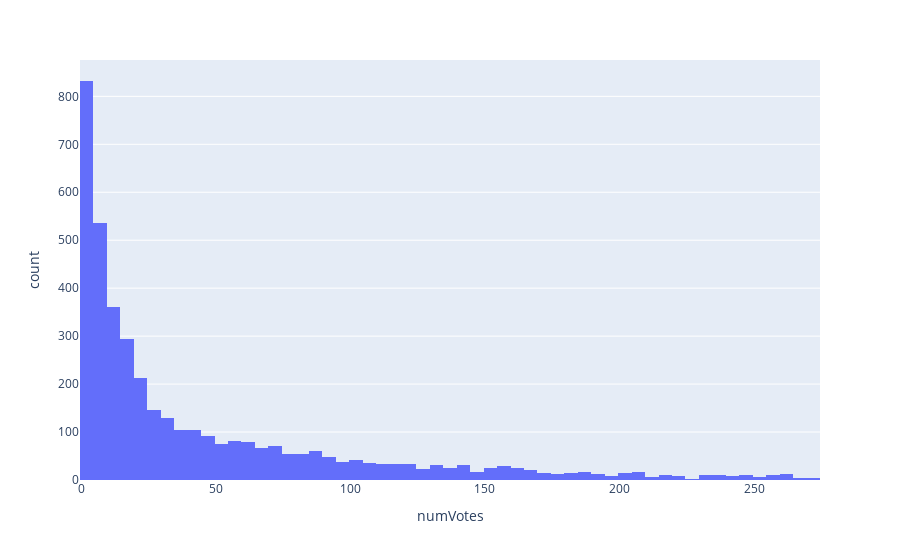
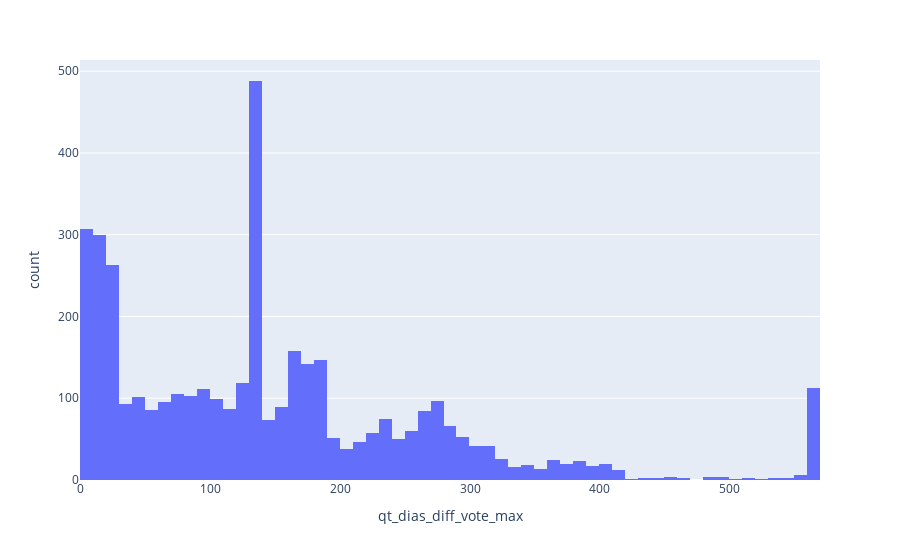
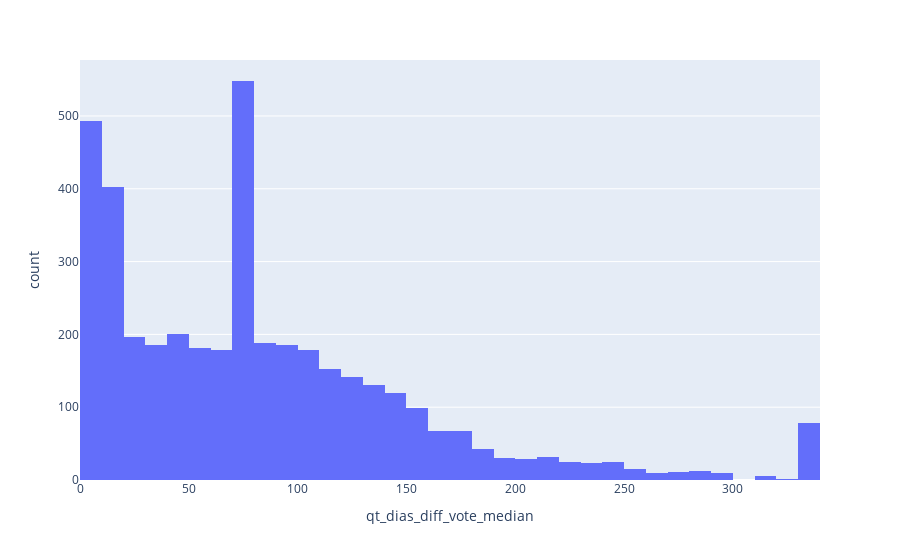
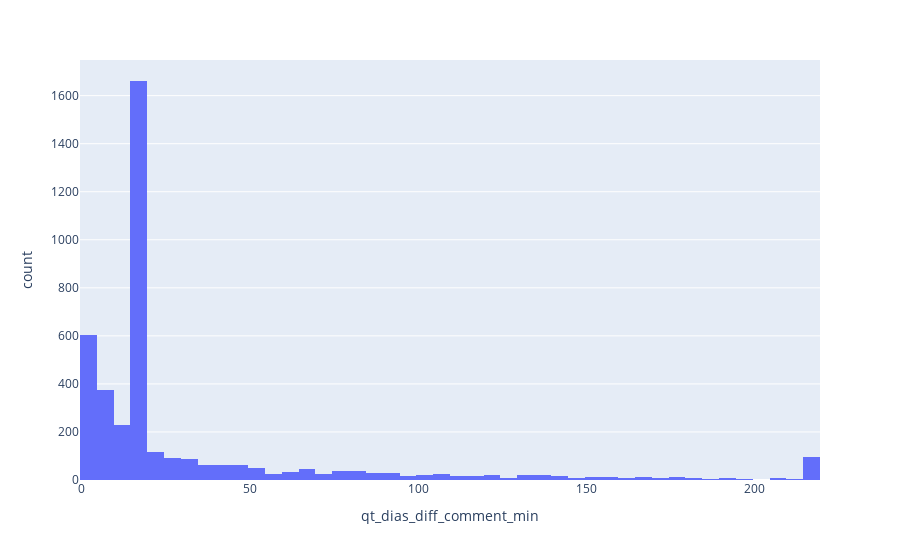

The cell these charts' notebook holds for them, in order:
### Code cell
# Using plotly.express
import plotly.express as px
for col in bx_columns:
    fig = px.histogram(df_churn_enriq, x=col)
    fig.show()

### Figure 1 — Plotly figure (JSON) as saved in the notebook; plotly's stock layout.template omitted (floating-point values rounded to 4 significant figures; data arrays with more than 128 entries replaced by an {"elided": "..."} marker saying what was removed)
{"data": [{"alignmentgroup": "True", "bingroup": "x", "hovertemplate": "numVotes=%{x}<br>count=%{y}<extra></extra>", "legendgroup": "", "marker": {"color": "#636efa", "pattern": {"shape": ""}}, "name": "", "offsetgroup": "", "orientation": "v", "showlegend": false, "type": "histogram", "x": {"elided": "4064 int values"}, "xaxis": "x", "yaxis": "y"}], "layout": {"barmode": "relative", "legend": {"tracegroupgap": 0}, "margin": {"t": 60}, "xaxis": {"anchor": "y", "domain": [0, 1], "title": {"text": "numVotes"}}, "yaxis": {"anchor": "x", "domain": [0, 1], "title": {"text": "count"}}}}

### Figure 2 — Plotly figure (JSON) as saved in the notebook; plotly's stock layout.template omitted (floating-point values rounded to 4 significant figures; data arrays with more than 128 entries replaced by an {"elided": "..."} marker saying what was removed)
{"data": [{"alignmentgroup": "True", "bingroup": "x", "hovertemplate": "qt_dias_diff_vote_max=%{x}<br>count=%{y}<extra></extra>", "legendgroup": "", "marker": {"color": "#636efa", "pattern": {"shape": ""}}, "name": "", "offsetgroup": "", "orientation": "v", "showlegend": false, "type": "histogram", "x": {"elided": "4064 int values"}, "xaxis": "x", "yaxis": "y"}], "layout": {"barmode": "relative", "legend": {"tracegroupgap": 0}, "margin": {"t": 60}, "xaxis": {"anchor": "y", "domain": [0, 1], "title": {"text": "qt_dias_diff_vote_max"}}, "yaxis": {"anchor": "x", "domain": [0, 1], "title": {"text": "count"}}}}

### Figure 3 — Plotly figure (JSON) as saved in the notebook; plotly's stock layout.template omitted (floating-point values rounded to 4 significant figures; data arrays with more than 128 entries replaced by an {"elided": "..."} marker saying what was removed)
{"data": [{"alignmentgroup": "True", "bingroup": "x", "hovertemplate": "qt_dias_diff_vote_median=%{x}<br>count=%{y}<extra></extra>", "legendgroup": "", "marker": {"color": "#636efa", "pattern": {"shape": ""}}, "name": "", "offsetgroup": "", "orientation": "v", "showlegend": false, "type": "histogram", "x": {"elided": "4064 float values"}, "xaxis": "x", "yaxis": "y"}], "layout": {"barmode": "relative", "legend": {"tracegroupgap": 0}, "margin": {"t": 60}, "xaxis": {"anchor": "y", "domain": [0, 1], "title": {"text": "qt_dias_diff_vote_median"}}, "yaxis": {"anchor": "x", "domain": [0, 1], "title": {"text": "count"}}}}

### Figure 4 — Plotly figure (JSON) as saved in the notebook; plotly's stock layout.template omitted (floating-point values rounded to 4 significant figures; data arrays with more than 128 entries replaced by an {"elided": "..."} marker saying what was removed)
{"data": [{"alignmentgroup": "True", "bingroup": "x", "hovertemplate": "qt_dias_diff_comment_min=%{x}<br>count=%{y}<extra></extra>", "legendgroup": "", "marker": {"color": "#636efa", "pattern": {"shape": ""}}, "name": "", "offsetgroup": "", "orientation": "v", "showlegend": false, "type": "histogram", "x": {"elided": "4064 int values"}, "xaxis": "x", "yaxis": "y"}], "layout": {"barmode": "relative", "legend": {"tracegroupgap": 0}, "margin": {"t": 60}, "xaxis": {"anchor": "y", "domain": [0, 1], "title": {"text": "qt_dias_diff_comment_min"}}, "yaxis": {"anchor": "x", "domain": [0, 1], "title": {"text": "count"}}}}
